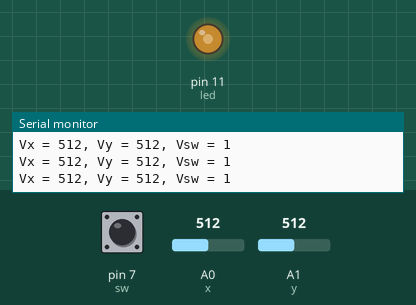
Bench run of a sketch on a simulated Arduino Uno, built with avr-gcc and run on an emulated ATmega328P. Shown: output pins drawn as LEDs (lit = HIGH), the last lines printed to the serial monitor. The inputs (shaded band) are chosen by the test bench; at power-on: A0 (x) = 512, A1 (y) = 512, pin 7 (sw) HIGH.

Above: at 1.2 s.
1.3 s: A0 (x) set to 106
At 2.5 s:
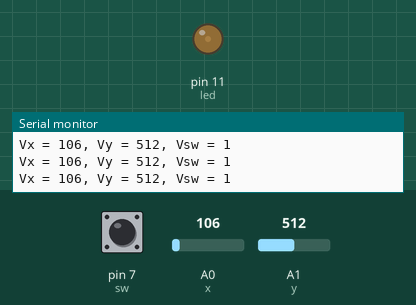
2.8 s: A0 (x) set to 94
At 4.1 s:
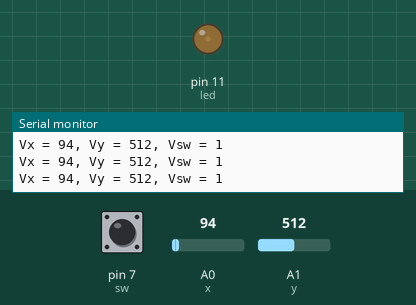
5.8 s: A0 (x) set to 11
At 6.3 s:
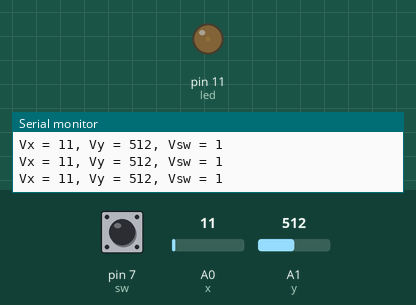
7.3 s: A0 (x) set to 8
At 8.1 s:
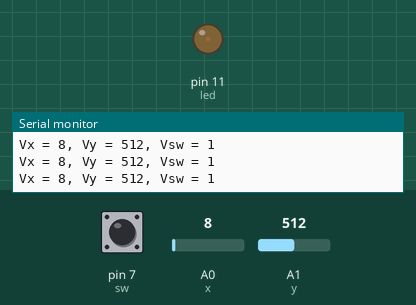
8.8 s: A0 (x) set to 716
At 10.0 s:
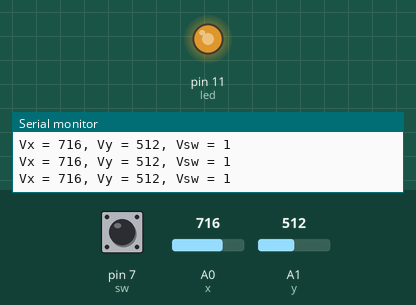
10.3 s: A1 (y) set to 107
11.8 s: A1 (y) set to 91
Timing chart, 0 to 14.8 s (numbered marks = the images above; inputs shaded):
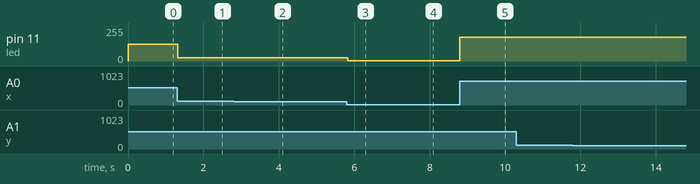

The sketch:

01_Basics.ino
```cpp
int x = A0, y = A1, sw = 7;
int vx, vy, vsw;
int led = 11;

void setup() {
  pinMode(x, INPUT);
  pinMode(y, INPUT);
  pinMode(sw, INPUT_PULLUP);
  pinMode(led, OUTPUT);
  Serial.begin(9600);
}

void loop() {
  vx = analogRead(x);
  vy = analogRead(y);
  vsw = digitalRead(sw);

  analogWrite(led, map(vx, 0, 1023, 0, 255));

  Serial.print("Vx = ");
  Serial.print(vx);
  Serial.print(", Vy = ");
  Serial.print(vy);
  Serial.print(", Vsw = ");
  Serial.println(vsw);
}
```

Measured:
- after the input at 1.3 s, pin 11 (led): 127/255 → 26/255 at once
- after the input at 2.8 s, pin 11 (led): 26/255 → 23/255 at once
- after the input at 5.8 s, pin 11 (led): 23/255 → 2/255 at once
- after the input at 7.3 s, pin 11 (led): 2/255 → 1/255 at once
- after the input at 8.8 s, pin 11 (led): 1/255 → 178/255 at once
